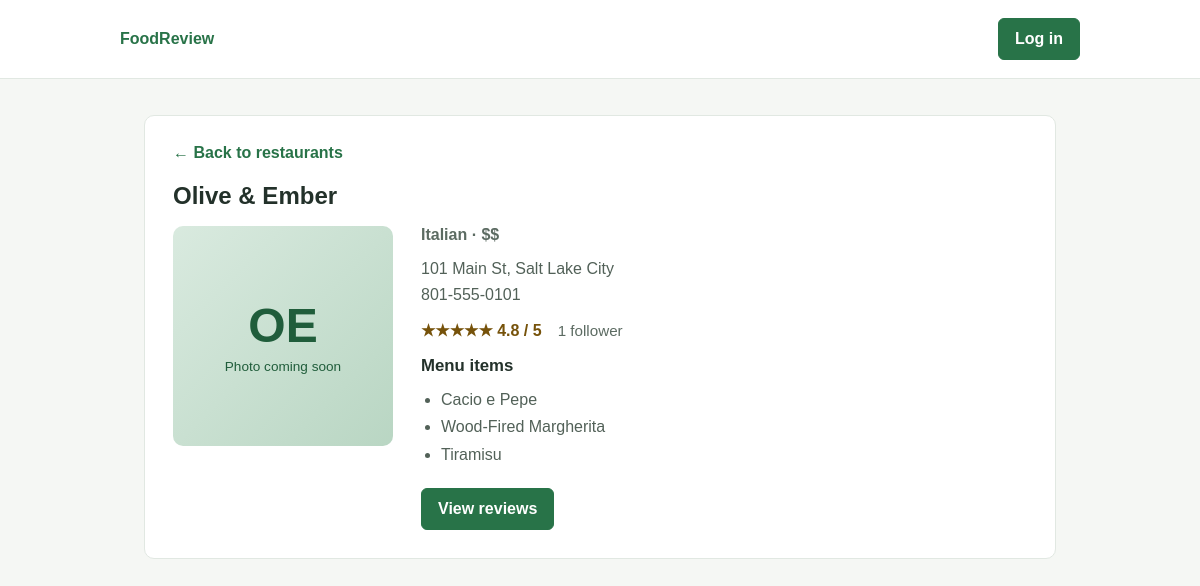
The app's page /restaurant-details.php?restaurant=1 with its own data.
### tables this page shows
CREATE TABLE food_item (
    food_item_id INTEGER PRIMARY KEY,
    restaurant_id INTEGER NOT NULL,
    name VARCHAR(255) NOT NULL,
    description TEXT,
    price DECIMAL(10, 2) NOT NULL,
    category VARCHAR(100) NOT NULL,
    FOREIGN KEY (restaurant_id) REFERENCES restaurants (restaurant_id)
);

### includes/db.php (called while the page is built, shortened)
<?php
function db(): PDO
{
    static $pdo = null;
    if ($pdo === null) {
        $path = __DIR__ . '/../database/restaurants.db';
        $pdo = new PDO('sqlite:' . $path);
        $pdo->setAttribute(PDO::ATTR_ERRMODE, PDO::ERRMODE_EXCEPTION);
        $pdo->setAttribute(PDO::ATTR_DEFAULT_FETCH_MODE, PDO::FETCH_ASSOC);
        $pdo->exec('PRAGMA foreign_keys = ON');
    }
    return $pdo;
}
function parseId($value): ?int
{
    $id = filter_var($value, FILTER_VALIDATE_INT, ['options' => ['min_range' => 1]]);
    return $id === false ? null : $id;
}

### includes/restaurants.php (called while the page is built, shortened)
<?php
require_once __DIR__ . '/db.php';
function getRestaurant(int $restaurantId): ?array
{
    $statement = db()->prepare(RESTAURANT_SELECT . ' WHERE r.restaurant_id = ?');
    $statement->execute([$restaurantId]);
    return $statement->fetch() ?: null;
}
function getFoodItems(int $restaurantId): array
{
    $statement = db()->prepare(
        'SELECT food_item_id AS id, name FROM food_item WHERE restaurant_id = ? ORDER BY food_item_id'
    );
    $statement->execute([$restaurantId]);
    return $statement->fetchAll();
}
function ratingStars($rating): string
{
    $fullStars = max(0, min(5, (int) round((float) $rating)));
    return str_repeat('★', $fullStars) . str_repeat('☆', 5 - $fullStars);
}
function formatRating($rating): string
{
    return $rating === null ? 'No ratings yet' : number_format((float) $rating, 1) . ' / 5';
}
function restaurantInitials(string $name): string
{
    $words = array_filter(explode(' ', $name), fn ($word) => ctype_alpha(substr($word, 0, 1)));
    $letters = array_map(fn ($word) => strtoupper(substr($word, 0, 1)), array_slice($words, 0, 2));
    return implode('', $letters);
}

### restaurant-details.php (the view, shortened to what this page needs)
<?php
require_once 'includes/restaurants.php';
$restaurantId = parseId($_GET['restaurant'] ?? null);
$restaurant = $restaurantId === null ? null : getRestaurant($restaurantId);
if ($restaurant === null) {
    http_response_code(404);
} else {
    $foodItems = getFoodItems($restaurantId);
}
?>
<!DOCTYPE html>
<html lang="en">
<head>
    <link rel="stylesheet" href="css/styles.css">
</head>
<body>
    <?php require_once 'includes/header.php'; ?>
    <main>
        <?php if ($restaurant === null): ?>
            <section class="restaurant-details">
                <h1>Restaurant not found</h1>
                <p class="intro">Choose a restaurant from the list to see its details.</p>
                <a class="details-button" href="restaurant-list.php">Back to restaurants</a>
            </section>
        <?php else: ?>
            <article class="restaurant-details">
                <a class="back-link" href="restaurant-list.php">← Back to restaurants</a>
                <h1><?= htmlspecialchars($restaurant['name'], ENT_QUOTES, 'UTF-8') ?></h1>
                <div class="restaurant-layout">
                    <div class="restaurant-image" role="img" aria-label="<?= htmlspecialchars($restaurant['name'], ENT_QUOTES, 'UTF-8') ?> logo placeholder">
                        <span><?= restaurantInitials($restaurant['name']) ?></span>
                        <small>Photo coming soon</small>
                    </div>
                    <div class="restaurant-info">
                        <p class="restaurant-meta">
                            <?= htmlspecialchars($restaurant['cuisine'], ENT_QUOTES, 'UTF-8') ?> · <?= htmlspecialchars($restaurant['price_range'], ENT_QUOTES, 'UTF-8') ?>
                        </p>
                        <p class="restaurant-description">
                            <?= htmlspecialchars($restaurant['address'] . ', ' . $restaurant['city'], ENT_QUOTES, 'UTF-8') ?><br>
                            <?= htmlspecialchars($restaurant['phone'], ENT_QUOTES, 'UTF-8') ?>
                        </p>
                        <div class="restaurant-stats">
                            <span class="rating" aria-label="Rating: <?= formatRating($restaurant['rating']) ?>">
                                <?= ratingStars($restaurant['rating']) ?> <?= formatRating($restaurant['rating']) ?>
                            </span>
                            <span class="followers"><?= number_format($restaurant['followers']) ?> follower<?= (int) $restaurant['followers'] === 1 ? '' : 's' ?></span>
                        </div>
                        <h2 class="section-label">Menu items</h2>
                        <?php if (count($foodItems) === 0): ?>
                            <p class="intro">No menu items yet.</p>
                        <?php else: ?>
                            <ul class="menu-list">
                                <?php foreach ($foodItems as $foodItem): ?>
                                    <li><?= htmlspecialchars($foodItem['name'], ENT_QUOTES, 'UTF-8') ?></li>
                                <?php endforeach; ?>
                            </ul>
                        <?php endif; ?>
                        <div class="page-actions">
                            <a class="details-button" href="restaurant-reviews.php?restaurant=<?= $restaurantId ?>">View reviews</a>
                        </div>
                    </div>
                </div>
            </article>
        <?php endif; ?>
    </main>
</body>
</html>

### css/styles.css (style rules this page uses)
* { box-sizing: border-box; }
body { background: #f5f7f4; color: #23312a; font-family: Arial, sans-serif; margin: 0; }
main { margin: 0 auto; max-width: 960px; padding: 36px 24px; }
h1 { margin: 0 0 8px; }
.back-link { color: #287348; display: inline-block; font-weight: 600; margin-bottom: 20px; text-decoration: none; }
.details-button, .account-button, .follow-button, .secondary-button, .danger-button { border: 1px solid transparent; border-radius: 6px; cursor: pointer; display: inline-block; font: inherit; font-weight: 600; padding: 11px 16px; text-align: center; text-decoration: none; }
.details-button, .account-button, .follow-button { background: #287348; border-color: #287348; color: #fff; }
.page-actions { align-items: center; display: flex; flex-wrap: wrap; gap: 10px; }
.restaurant-stats { align-items: center; display: flex; flex-wrap: wrap; gap: 6px 16px; margin-bottom: 16px; }
.rating { color: #76520a; font-weight: 600; }
.followers { color: #5c6b62; font-size: 0.95rem; }
.restaurant-details { background: #fff; border: 1px solid #e1e8e2; border-radius: 10px; padding: 28px; }
.restaurant-layout { align-items: start; display: grid; gap: 28px; grid-template-columns: 220px 1fr; margin-top: 16px; }
.restaurant-image { align-items: center; aspect-ratio: 1; background: linear-gradient(135deg, #d9eadf, #b9d6c3); border-radius: 10px; color: #205d3b; display: flex; flex-direction: column; gap: 6px; justify-content: center; }
.restaurant-image span { font-size: 3rem; font-weight: 700; }
.restaurant-image small { font-size: 0.85rem; }
.restaurant-meta { color: #5c6b62; font-weight: 600; margin: 0 0 12px; }
.restaurant-description { color: #526158; line-height: 1.6; margin: 0 0 14px; }
.section-label { font-size: 1.05rem; margin: 0 0 10px; }
.menu-list { color: #526158; line-height: 1.7; margin: 0 0 20px; padding-left: 20px; }

### records on screen
food_item: name "Cacio e Pepe"
food_item: name "Wood-Fired Margherita"
food_item: name "Tiramisu"

### other values on screen
$restaurant['name'] "Olive & Ember"
restaurantInitials($restaurant['name']) "OE"
$restaurant['cuisine'] "Italian"
$restaurant['price_range'] "$$"
$restaurant['address'] . ', ' . $restaurant['city'] "101 Main St, Salt Lake City"
$restaurant['phone'] "801-555-0101"
ratingStars($restaurant['rating']) "★★★★★"
formatRating($restaurant['rating']) "4.8 / 5"
$restaurant['followers'] "1"
